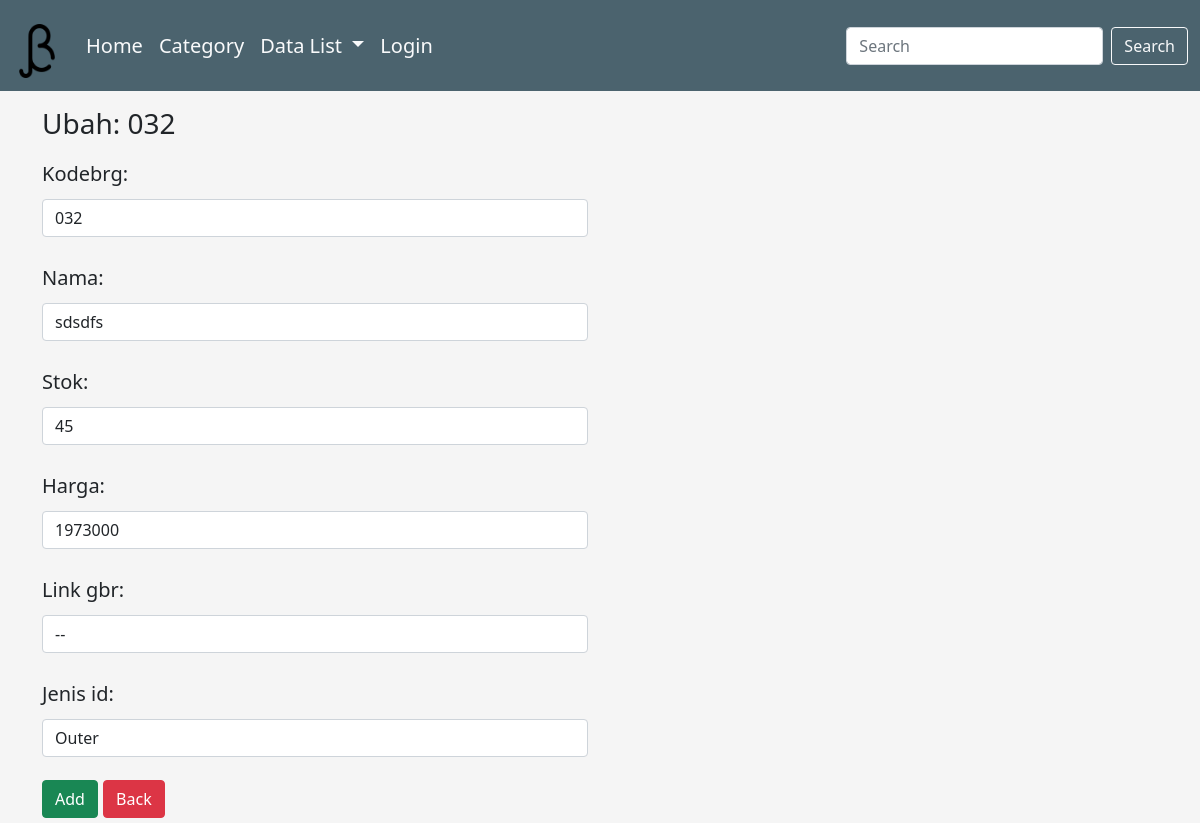
Page /ubah/16 on the committed database.
### dashboard/models.py (models this page shows, shortened)
class Barang(models.Model):
    kodebrg=models.CharField(max_length=8)
    nama=models.CharField(max_length=50)
    stok=models.IntegerField()
    harga=models.BigIntegerField()
    link_gbr=models.CharField(max_length=150, blank=True)
    timestamp=models.DateTimeField(auto_now_add=True)
    jenis_id=models.ForeignKey(Jenis, on_delete=models.CASCADE, null=True)

class Jenis(models.Model):
    nama=models.CharField(max_length=50)
    ket=models.TextField()
    def __str__(self):
        return self.nama

### dashboard/views.py (the view)
# urls.py: path('ubah/<int:id_barang>', ubah_brg, name='ubah_brg'),
def ubah_brg(request, id_barang):
    barangs = Barang.objects.get(id=id_barang)
    if request.POST:
        form = FormBarang(request.POST, instance=barangs)
        if form.is_valid():
            form.save()
            messages.success(request, "Success Update Data !")
            return redirect('ubah_brg', id_barang=id_barang)
    else:
        form=FormBarang(instance=barangs)
        konteks = {
            'form': form,
            'barangs': barangs,
        }
    return render(request, 'ubah_brg.html', konteks)

### dashboard/forms.py
class FormBarang(ModelForm):
    class Meta:
        model=Barang
        fields='__all__'
        widgets = {
            'kodebrg': forms.TextInput({'class':'form-control'}),
            'nama': forms.TextInput({'class':'form-control'}),
            'stok': forms.NumberInput({'class':'form-control'}),
            'harga': forms.NumberInput({'class':'form-control'}),
            'link_gbr': forms.TextInput({'class':'form-control'}),
            'jenis_id': forms.Select({'class':'form-control'}),
        }

### templates/ubah_brg.html (shortened to what this page needs)
{% extends 'base.html' %}
{% block konten %}
<section id="form">
<div class="container">
    <div class="row">
        <div class="col-md-6">
            <h3>Ubah: {{ barangs.kodebrg }}</h3>
            <form action="{% url 'ubah_brg' barangs.id %}" method="post">
                {{form.as_p}}
                <button type="submit" class="btn btn-success">
                    Add
                </button>
                <a href="/barang" class="btn btn-danger">Back</a>
            </form>
        </div>
    </div>
</div>
</section>
{% endblock %}

### static/css/signin.css (style rules this page uses)
html, body { height: 100%; }
body { align-items: center; padding-bottom: 40px; background-color: #f5f5f5; }

### rows in the picture
Barang: kodebrg "032", nama "sdsdfs", stok "45", harga "1973000", link_gbr "--", jenis_id "Outer"
